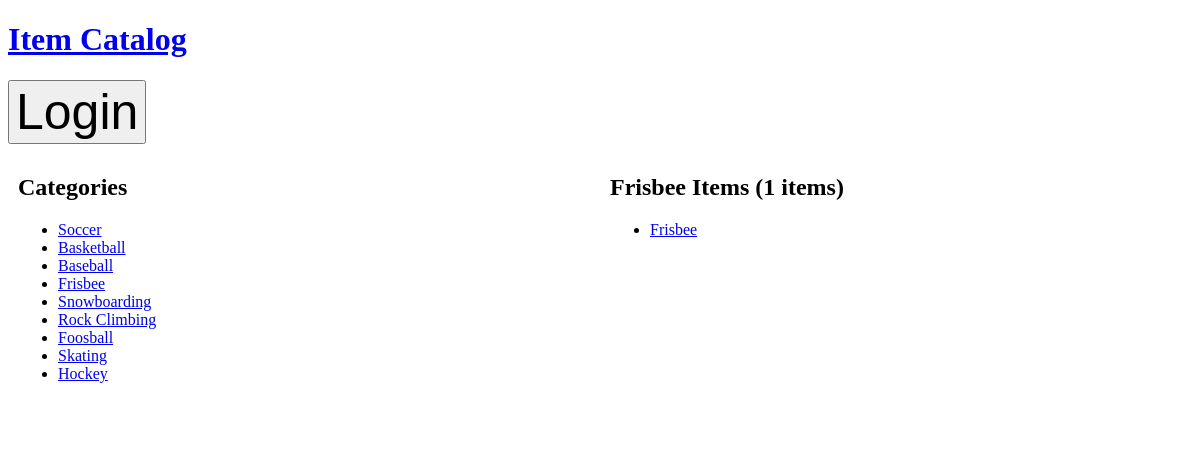
The page /catalog/Frisbee/items on the database its author committed.
### database_setup.py (models this page shows, shortened)
class Category(Base):
    __tablename__ = 'category'
    id = Column(Integer, primary_key=True)
    name = Column(String(80), nullable=False)
    user_id = Column(Integer, ForeignKey('user.id'))
    user = relationship(User)

class Item(Base):
    __tablename__ = "item"
    id = Column(Integer, primary_key=True)
    name = Column(String(80), nullable=False)
    description = Column(String(250), nullable=False)
    user_id = Column(Integer, ForeignKey('user.id'))
    user = relationship(User)
    category_id = Column(Integer, ForeignKey('category.id'))
    category = relationship(Category)

### project.py (the view)
@app.route('/catalog/<string:category_name>/items')
def show_category_items(category_name):
    category = (db_session.query(Category).filter_by(name=category_name).first())
    if(category == None):
        flash("Unknow category")
        return redirect(url_for('show_home'))
    else:
        return render_template(
            'category_items.html',
            categories = db_session.query(Category).all(),
            category = db_session.query(Category).filter_by(id=category.id).first(),
            items = db_session.query(Item).filter_by(category_id=category.id).all(),
            items_count = db_session.query(Item).filter_by(category_id=category.id).count())

### Templates/category_items.html
{% extends "base.html" %}
{% block content %}
	<div class="row">
        <div class="column">
            <h2>Categories</h2>
            <ul>
                {% for category in categories %}
                <li>
                    <a href="{{url_for('show_category_items', category_name=category.name)}}">
                        {{category.name}}
                    </a>
                </li>
                {% endfor %}
            </ul>
        </div>
		<div class="column">
            <h2>{{category.name}} Items ({{items_count}} items)</h2>
            <ul>
                {% for item in items %}
                <li>
                    <a href="{{url_for('show_item', category_name=item.category.name, item_name=item.name)}}">
                        {{item.name}}
                    </a>
                </li>
                {% endfor %}
            </ul>
        </div>
	</div>
{% endblock %}

### static/styles.css (style rules this page uses)
* { box-sizing: border-box; }
.column { float: left; width: 50%; padding: 10px; height: 300px; }
.row:after { content: ""; display: table; clear: both; }

### rows shown on the page
Category: name "Soccer"
Category: name "Basketball"
Category: name "Baseball"
Category: name "Frisbee"
Category: name "Snowboarding"
Category: name "Rock Climbing"
Category: name "Foosball"
Category: name "Skating"
Category: name "Hockey"
Item: name "Frisbee"

### other values the page prints
{{ items_count }} "1"
